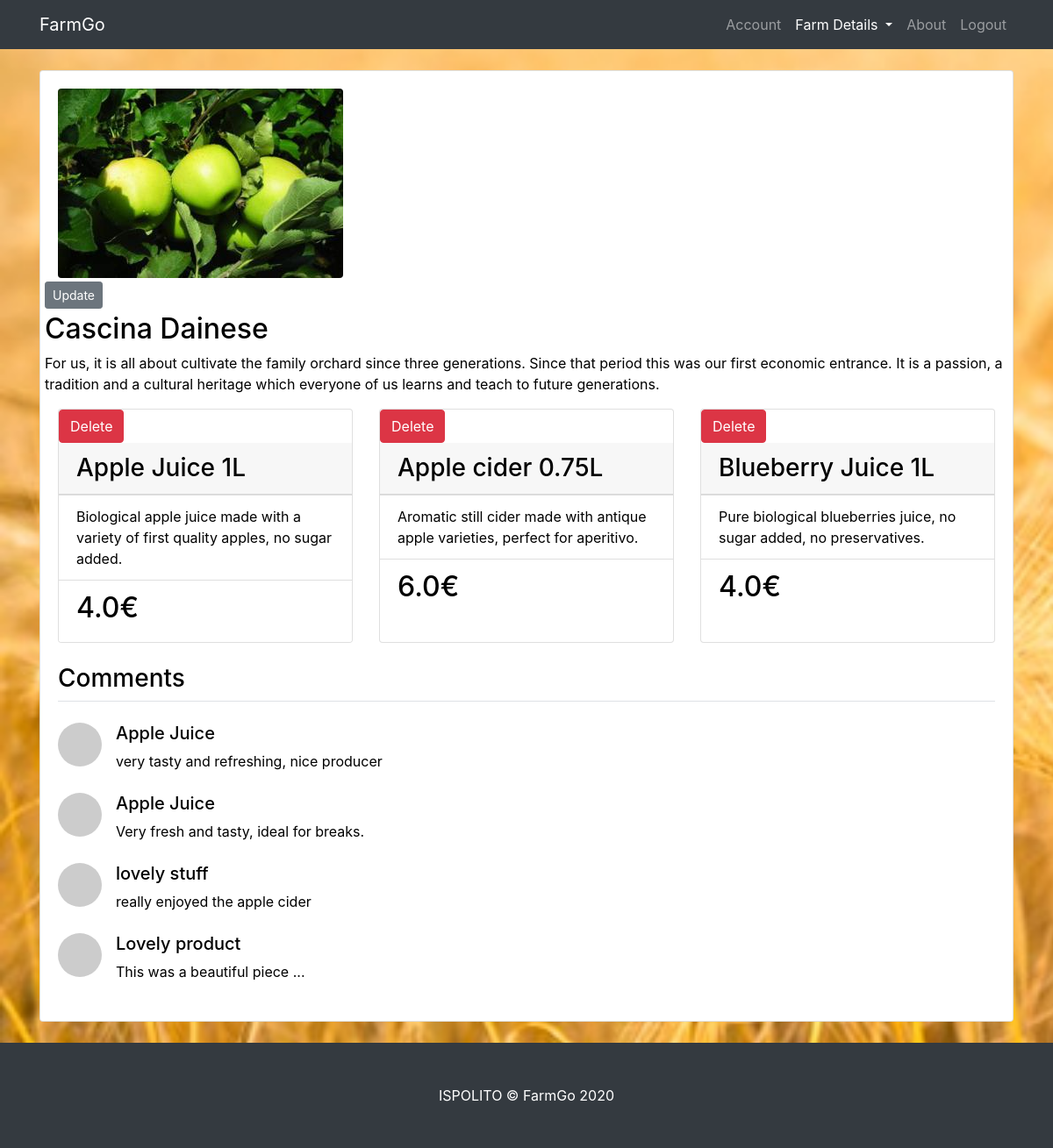
The app's page /post/1 (signed in) with its own data.
### FlaskBlog/models.py (models this page shows, shortened)
class Post(db.Model):
    id = db.Column(db.Integer, primary_key=True)
    title = db.Column(db.String(100), nullable=False)
    date_posted = db.Column(db.DateTime, nullable=False, default=datetime.utcnow)
    image_farm_file = db.Column(db.String(20), nullable=False, default='farm_pic.jpg')
    content = db.Column(db.Text, nullable=False)
    user_id = db.Column(db.Integer, db.ForeignKey('user.id'), nullable=False)
    user_order_farms = db.relationship('PurchaseInfo', backref='farm_that_sold', lazy=True)
    user_order_comment_farms = db.relationship('Comments', backref='farm_got_commented', lazy=True)
    city = db.Column(db.String(20), nullable=False, default='Torino')

class ProductItem(db.Model):
    __tablename__ = 'products'
    id = db.Column(db.Integer, primary_key=True)
    name = db.Column(db.String(64), unique=False)
    descr = db.Column(db.Text, unique=True, nullable=True)
    price = db.Column(db.Float, nullable=False)
    user_id = db.Column(db.Integer, db.ForeignKey('user.id'), nullable=False)
    cartitems = db.relationship('PurchaseInfo', backref='product_name', lazy=True)

class Comments(db.Model):
    id = db.Column(db.Integer, primary_key=True)
    title_comment = db.Column(db.String(100), nullable=False)
    comment = db.Column(db.Text, nullable=False)
    user_id = db.Column(db.Integer, db.ForeignKey('user.id'), nullable=False)
    post_id = db.Column(db.Integer, db.ForeignKey('post.id'), nullable=False)

### FlaskBlog/routes.py (the view)
@app.route('/post/<int:post_id>')
@login_required
def post(post_id):
    post = Post.query.get_or_404(post_id)
    products = ProductItem.query.all()
    purchased = PurchaseInfo.query.filter_by(user_id=current_user.id, post_id=post.id)
    comments = Comments.query.filter_by(farm_got_commented=post)
    specific_products=[]
    for product in products:
        if product.user_id == post.user_id:
            specific_products.append(product)
    num = len(specific_products)
    num_range = range(num)
    return render_template('post.html', title=post.title, post=post,
                           specific_products=specific_products, purchased=purchased, comments=comments, num=num, num_range=num_range)

### FlaskBlog/models.py (called while the page is built)
@login_manager.user_loader
def load_user(id):
    return User.query.get(int(id))

### FlaskBlog/templates/post.html (shortened to what this page needs)
{% extends 'layout.html' %}
{% block content %}
    <div class="card mb-4">
          <div class="card-body">
            <div class="row">
              <div class="col-lg-6">
                <a href="#">
                  <img class="img-fluid rounded" src={{ url_for('static', filename='Pics/' + post.image_farm_file) }}>
                </a>
              </div>
                                {% if current_user.role == 'producer' %}
                                             <article class="media content-section">
                                                  <div class="media-body">
                                                    <div class="article-metadata">
                                                      {% if post.author == current_user %}
                                                        <div>
                                                            <a class="btn btn-secondary btn-sm mt-1 mb-1" href="{{ url_for('update_post', post_id=post.id) }}">Update</a>
                                                        </div>
                                                      {% endif %}
                                                    </div>
                                                    <h2 class="article-title">{{ post.title }}</h2>
                                                      <p class="article-content">{{ post.content }}</p>
                                                  </div>
                                            </article>
                             {% endif %}
            </div>
          <div class="row">
                            {% for product in specific_products %}
                            <div class="col-lg-4 mb-4">
                                <div class="card h-100">
                                     {% if current_user.role == 'producer' %}
                                         <article class="media content-section">
                                              <div class="media-body">
                                                <div class="article-metadata">
                                                    {% if post.author == current_user %}
                                                        <div>
                                                        <form action="{{ url_for('delete_bundle', product_id=product.id) }}" method="post">
                                                            <input class="btn btn-danger" name="delete" type="submit" value="Delete">
                                                        </form>
                                                        </div>
                                                    {% endif %}
                                                </div>
                                              </div>
                                         </article>
                                     {% endif %}
                                <h3 class="card-header">{{ product.name }}</h3>
                                    <ul class="list-group list-group-flush">
                                        <li class="list-group-item">{{ product.descr }}</li>
                                        <li class="list-group-item"><h2>{{ product.price }}€</h2></li>
                                    </ul>
                                </div>
                            </div>
                            {% endfor %}
            </div>
              <legend class="border-bottom mb-4"><h3>Comments</h3></legend>
              {% for com in comments %}
                        <div class="media mb-4">
                          <img class="d-flex mr-3 rounded-circle" src="http://placehold.it/50x50" alt="">
                          <div class="media-body">
                            <h5 class="mt-0">{{ com.title_comment }}</h5>
                          {{ com.comment }}
                          </div>
                        </div>
              {% endfor %}
          </div>
    </div>
{% endblock content %}

### FlaskBlog/static/css/modern-business.css (style rules this page uses)
body { padding-top: 56px; }

### records on screen
Post: image_farm_file (picture), title "Cascina Dainese", content "For us, it is all about cultivate the family orchard since three generations. Since that period this was our first economic entrance. It is a passion, a tradition and a cultural heritage which everyone of us learns and teach to future generations."
ProductItem: name "Apple Juice 1L", descr "Biological apple juice made with a variety of first quality apples, no sugar added.", price "4.0"
ProductItem: name "Apple cider 0.75L", descr "Aromatic still cider made with antique apple varieties, perfect for aperitivo.", price "6.0"
ProductItem: name "Blueberry Juice 1L", descr "Pure biological blueberries juice, no sugar added, no preservatives.", price "4.0"
Comments: title_comment "Apple Juice", comment "very tasty and refreshing, nice producer"
Comments: title_comment "Apple Juice", comment "Very fresh and tasty, ideal for breaks."
Comments: title_comment "lovely stuff", comment "really enjoyed the apple cider"
Comments: title_comment "Lovely product", comment "This was a beautiful piece ..."
